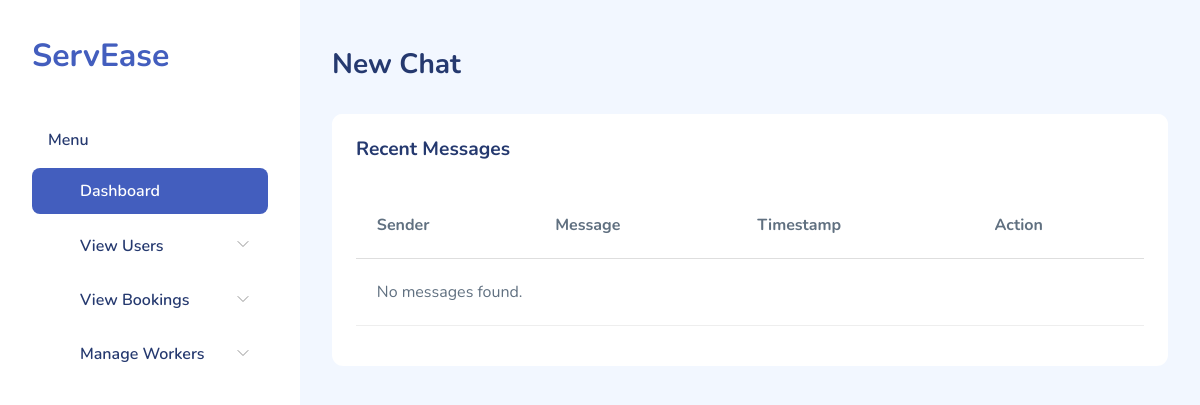
/new_chat/, run on an earlier commit of the app's database.
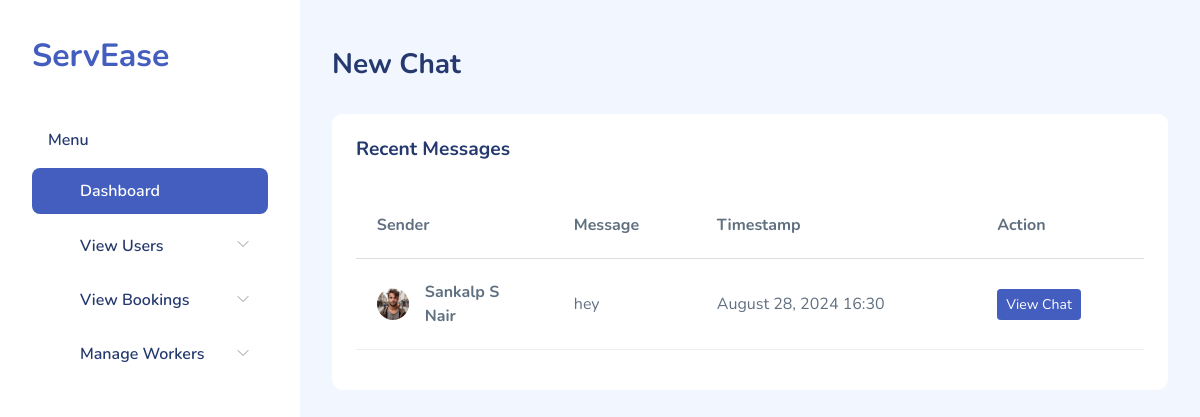
And on a later commit of the database.
### Home_app/models.py (models this page shows, shortened)
class ChatMessage(models.Model):
    sender = models.ForeignKey(Users, on_delete=models.CASCADE, related_name='sent_messages')
    receiver = models.ForeignKey(
        Users,
        on_delete=models.CASCADE,
        related_name='received_messages',
        limit_choices_to=Q(usertype='admin'),
        null=True,  # Allow null temporarily
        default=None  # Set default to None
    )
    message = models.TextField()
    timestamp = models.DateTimeField(auto_now_add=True)

class Users(models.Model):
    user_id = models.AutoField(primary_key=True)
    firstname = models.CharField(max_length=20,blank=False)
    lastname = models.CharField(max_length=20,blank=False)
    email = models.EmailField(unique=True,blank=False)
    phone = models.CharField(max_length=10,null=True)
    address = models.TextField()
    place=models.CharField(max_length=30, blank=True)
    availability = models.IntegerField(default=0)
    district = models.CharField(max_length=20, blank=True)
    image = models.ImageField(upload_to='profile_pic', null=True, blank=True)
    password = models.CharField(max_length=256)
    usertype = models.CharField(max_length=20)
    active = models.BooleanField(default=True)

### Home_app/views.py (the view)
# urls.py: path('new_chat/', views.admin_new_chat, name='admin_new_chat'),
def admin_new_chat(request):
    latest_messages = ChatMessage.objects.filter(
        sender=OuterRef('sender')
    ).order_by('-timestamp').values('id')[:1]
    messages = ChatMessage.objects.filter(
        id=Subquery(latest_messages)
    ).select_related('sender').order_by('-timestamp')[:20]
    context = {
        'messages': messages,
    }
    return render(request, 'admin_temp/new_chat.html', context)

### templates/admin_temp/new_chat.html (shortened to what the changed rows need)
{% load static %}
<!DOCTYPE html>
<html lang="en">
<head>
    <link rel="stylesheet" href="{% static 'adm_assets/css/bootstrap.css' %}">
    <link rel="stylesheet" href="{% static 'adm_assets/vendors/iconly/bold.css'%}">
    <link rel="stylesheet" href="{% static 'adm_assets/vendors/perfect-scrollbar/perfect-scrollbar.css' %}">
    <link rel="stylesheet" href="{% static 'adm_assets/vendors/bootstrap-icons/bootstrap-icons.css' %}">
    <link rel="stylesheet" href="{% static 'adm_assets/css/app.css' %}">
</head>
<body>
    <div id="app">
        <div id="main">
            <div class="page-content">
                <section class="row">
                    <div class="col-12">
                        <div class="card">
                            <div class="card-body">
                                <div class="table-responsive">
                                    <table class="table table-hover table-lg">
                                        <thead>
                                            <tr>
                                                <th>Sender</th>
                                                <th>Message</th>
                                                <th>Timestamp</th>
                                                <th>Action</th>
                                            </tr>
                                        </thead>
                                        <tbody>
                                            {% for message in messages %}
                                            <tr>
                                                <td class="col-3">
                                                    <div class="d-flex align-items-center">
                                                        <div class="avatar avatar-md">
                                                            <img src="{{ message.sender.image.url }}" alt="{{ message.sender.firstname }}">
                                                        </div>
                                                        <p class="font-bold ms-3 mb-0">{{ message.sender.firstname }} {{ message.sender.lastname }}</p>
                                                    </div>
                                                </td>
                                                <td class="col-auto">
                                                    <p class="mb-0">{{ message.message|truncatechars:50 }}</p>
                                                </td>
                                                <td class="col-auto">
                                                    <p class="mb-0">{{ message.timestamp|date:"F d, Y H:i" }}</p>
                                                </td>
                                                <td class="col-auto">
                                                    <a href="{% url 'admin_view_chat' message.sender.user_id %}" class="btn btn-primary btn-sm">View Chat</a>
                                                </td>
                                            </tr>
                                            {% empty %}
                                            <tr>
                                                <td colspan="4">No messages found.</td>
                                            </tr>
                                            {% endfor %}
                                        </tbody>
                                    </table>
                                </div>
                            </div>
                        </div>
                    </div>
                </section>
            </div>
        </div>
    </div>
</body>
</html>

What changed in the data, as far as the page shows it:
added ChatMessage: sender.image (picture), sender.firstname "Sankalp", sender.lastname "S Nair", message "hey", timestamp "August 28, 2024 16:30"
Also different on the page:
text no longer shown: "No messages found."
